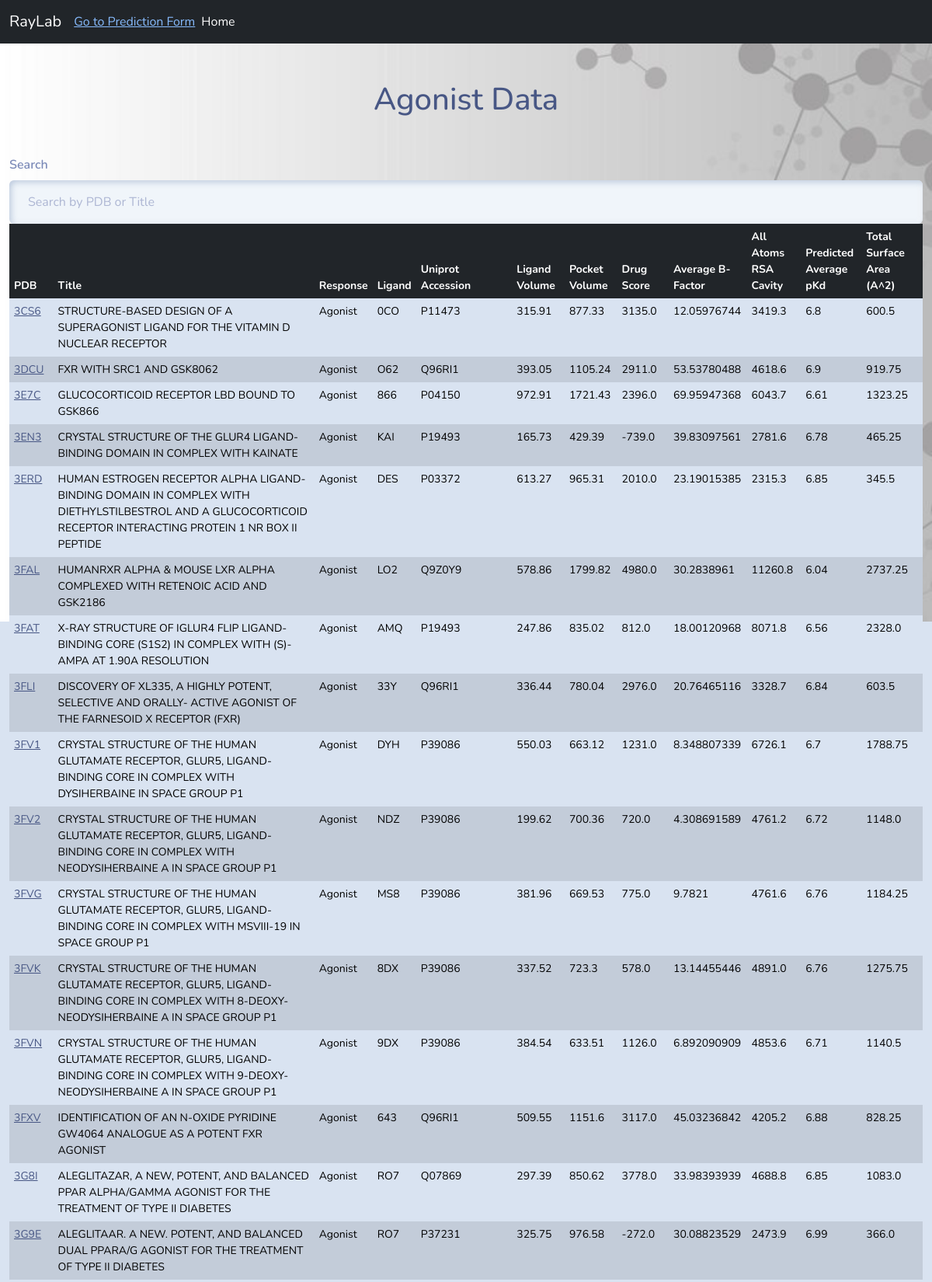
Page /agonist/?page=2 (upper part) on the committed database.
### agantapp/models.py (models this page shows, shortened)
class ProteinData(models.Model):
    PDB = models.CharField(max_length=100)
    Title = models.CharField(max_length=255)
    Response = models.CharField(max_length=255)
    Ligand = models.CharField(max_length=255)
    Uniprot_accession = models.CharField(max_length=255)
    Lig_vol = models.FloatField(null=True)
    Pock_vol = models.FloatField(null=True)
    DrugScore = models.FloatField(null=True)
    Average_B_Factor = models.FloatField(null=True)
    All_atoms_rsa_cavity = models.FloatField(null=True)
    Predicted_Average_pKd = models.FloatField(null=True)
    Total_Surface_Area = models.FloatField(null=True)

### agantapp/views.py (the view)
# urls.py: path('agonist/', views.agonist_view, name='agonist_view'),
def agonist_view(request):
    agonist_data = ProteinData.objects.filter(Response='Agonist')  # Replace 'Agonist' with your actual value for Response field
    paginator = Paginator(agonist_data, 150)  # Paginate by 150 items per page
    page_number = request.GET.get('page')
    page_obj = paginator.get_page(page_number)
    return render(request, 'agantapp/agonist_template.html', {'page_obj': page_obj})

### agantapp/templates/agantapp/agonist_template.html (shortened to what this page needs)
{% extends 'base.html' %}
{% block content %}
<div class="container-fluid mt-5">
    <h1 class="text-center mb-4">Agonist Data</h1>
    <div class="form-group">
        <label class="form-label mt-4" for="searchInput">Search</label>
        <input type="text" class="form-control" placeholder="Search by PDB or Title" id="searchInput">
    </div>
    <div class="table-responsive">
    <table class="table table-bordered custom-table-width" id="agonistTable">
        <thead class="thead-dark">
            <tr class="table-dark">
                <th>PDB</th>
                <th>Title</th>
                <th>Response</th>
                <th>Ligand</th>
                <th>Uniprot Accession</th>
                <th>Ligand Volume</th>
                <th>Pocket Volume</th>
                <th>Drug Score</th>
                <th>Average B-Factor</th>
                <th>All Atoms RSA Cavity</th>
                <th>Predicted Average pKd</th>
                <th>Total Surface Area (A^2)</th>
            </tr>
        </thead>
        <tbody>
            {% for entry in page_obj %}
            {% if forloop.counter|divisibleby:2 %}
            <tr class="table-active">
            {% else %}
            <tr>
            {% endif %}
                <td><a href="https://www.rcsb.org/structure/{{ entry.PDB }}" target="_blank">{{entry.PDB}}</a></td>
                <td>{{ entry.Title }}</td>
                <td>{{ entry.Response }}</td>
                <td>{{ entry.Ligand }}</td>
                <td>{{ entry.Uniprot_accession }}</td>
                <td>{{ entry.Lig_vol }}</td>
                <td>{{ entry.Pock_vol }}</td>
                <td>{{ entry.DrugScore }}</td>
                <td>{{ entry.Average_B_Factor }}</td>
                <td>{{ entry.All_atoms_rsa_cavity }}</td>
                <td>{{ entry.Predicted_Average_pKd }}</td>
                <td>{{ entry.Total_Surface_Area }}</td>
            </tr>
            {% empty %}
            <tr>
                <td colspan="12">No data available.</td>
            </tr>
            {% endfor %}
        </tbody>
    </table>
</div>
</div>
{% endblock %}

### agantapp/templates/agantapp/agonist_template.html (style rules this page uses)
.table td, .table th { font-size: 14px; padding: 6px; }
.custom-table-width { width: 100%; }

### rows in the picture
ProteinData: PDB "3CS6", Title "STRUCTURE-BASED DESIGN OF A SUPERAGONIST LIGAND FOR THE VITAMIN D NUCLEAR RECEPTOR", Response "Agonist", Ligand "0CO", Uniprot_accession "P11473", Lig_vol "315.91", Pock_vol "877.33", DrugScore "3135.0", Average_B_Factor "12.05976744", All_atoms_rsa_cavity "3419.3", Predicted_Average_pKd "6.8", Total_Surface_Area "600.5"
ProteinData: PDB "3DCU", Title "FXR WITH SRC1 AND GSK8062", Response "Agonist", Ligand "O62", Uniprot_accession "Q96RI1", Lig_vol "393.05", Pock_vol "1105.24", DrugScore "2911.0", Average_B_Factor "53.53780488", All_atoms_rsa_cavity "4618.6", Predicted_Average_pKd "6.9", Total_Surface_Area "919.75"
ProteinData: PDB "3E7C", Title "GLUCOCORTICOID RECEPTOR LBD BOUND TO GSK866", Response "Agonist", Ligand "866", Uniprot_accession "P04150", Lig_vol "972.91", Pock_vol "1721.43", DrugScore "2396.0", Average_B_Factor "69.95947368", All_atoms_rsa_cavity "6043.7", Predicted_Average_pKd "6.61", Total_Surface_Area "1323.25"
ProteinData: PDB "3EN3", Title "CRYSTAL STRUCTURE OF THE GLUR4 LIGAND-BINDING DOMAIN IN COMPLEX WITH KAINATE", Response "Agonist", Ligand "KAI", Uniprot_accession "P19493", Lig_vol "165.73", Pock_vol "429.39", DrugScore "-739.0", Average_B_Factor "39.83097561", All_atoms_rsa_cavity "2781.6", Predicted_Average_pKd "6.78", Total_Surface_Area "465.25"
ProteinData: PDB "3ERD", Title "HUMAN ESTROGEN RECEPTOR ALPHA LIGAND-BINDING DOMAIN IN COMPLEX WITH DIETHYLSTILBESTROL AND A GLUCOCORTICOID RECEPTOR INTERACTING PROTEIN 1 NR BOX II PEPTIDE", Response "Agonist", Ligand "DES", Uniprot_accession "P03372", Lig_vol "613.27", Pock_vol "965.31", DrugScore "2010.0", Average_B_Factor "23.19015385", All_atoms_rsa_cavity "2315.3", Predicted_Average_pKd "6.85", Total_Surface_Area "345.5"
ProteinData: PDB "3FAL", Title "HUMANRXR ALPHA & MOUSE LXR ALPHA COMPLEXED WITH RETENOIC ACID AND GSK2186", Response "Agonist", Ligand "LO2", Uniprot_accession "Q9Z0Y9", Lig_vol "578.86", Pock_vol "1799.82", DrugScore "4980.0", Average_B_Factor "30.2838961", All_atoms_rsa_cavity "11260.8", Predicted_Average_pKd "6.04", Total_Surface_Area "2737.25"
ProteinData: PDB "3FAT", Title "X-RAY STRUCTURE OF IGLUR4 FLIP LIGAND-BINDING CORE (S1S2) IN COMPLEX WITH (S)-AMPA AT 1.90A RESOLUTION", Response "Agonist", Ligand "AMQ", Uniprot_accession "P19493", Lig_vol "247.86", Pock_vol "835.02", DrugScore "812.0", Average_B_Factor "18.00120968", All_atoms_rsa_cavity "8071.8", Predicted_Average_pKd "6.56", Total_Surface_Area "2328.0"
ProteinData: PDB "3FLI", Title "DISCOVERY OF XL335, A HIGHLY POTENT, SELECTIVE AND ORALLY- ACTIVE AGONIST OF THE FARNESOID X RECEPTOR (FXR)", Response "Agonist", Ligand "33Y", Uniprot_accession "Q96RI1", Lig_vol "336.44", Pock_vol "780.04", DrugScore "2976.0", Average_B_Factor "20.76465116", All_atoms_rsa_cavity "3328.7", Predicted_Average_pKd "6.84", Total_Surface_Area "603.5"
ProteinData: PDB "3FV1", Title "CRYSTAL STRUCTURE OF THE HUMAN GLUTAMATE RECEPTOR, GLUR5, LIGAND- BINDING CORE IN COMPLEX WITH DYSIHERBAINE IN SPACE GROUP P1", Response "Agonist", Ligand "DYH", Uniprot_accession "P39086", Lig_vol "550.03", Pock_vol "663.12", DrugScore "1231.0", Average_B_Factor "8.348807339", All_atoms_rsa_cavity "6726.1", Predicted_Average_pKd "6.7", Total_Surface_Area "1788.75"
ProteinData: PDB "3FV2", Title "CRYSTAL STRUCTURE OF THE HUMAN GLUTAMATE RECEPTOR, GLUR5, LIGAND- BINDING CORE IN COMPLEX WITH NEODYSIHERBAINE A IN SPACE GROUP P1", Response "Agonist", Ligand "NDZ", Uniprot_accession "P39086", Lig_vol "199.62", Pock_vol "700.36", DrugScore "720.0", Average_B_Factor "4.308691589", All_atoms_rsa_cavity "4761.2", Predicted_Average_pKd "6.72", Total_Surface_Area "1148.0"
ProteinData: PDB "3FVG", Title "CRYSTAL STRUCTURE OF THE HUMAN GLUTAMATE RECEPTOR, GLUR5, LIGAND- BINDING CORE IN COMPLEX WITH MSVIII-19 IN SPACE GROUP P1", Response "Agonist", Ligand "MS8", Uniprot_accession "P39086", Lig_vol "381.96", Pock_vol "669.53", DrugScore "775.0", Average_B_Factor "9.7821", All_atoms_rsa_cavity "4761.6", Predicted_Average_pKd "6.76", Total_Surface_Area "1184.25"
ProteinData: PDB "3FVK", Title "CRYSTAL STRUCTURE OF THE HUMAN GLUTAMATE RECEPTOR, GLUR5, LIGAND- BINDING CORE IN COMPLEX WITH 8-DEOXY-NEODYSIHERBAINE A IN SPACE GROUP P1", Response "Agonist", Ligand "8DX", Uniprot_accession "P39086", Lig_vol "337.52", Pock_vol "723.3", DrugScore "578.0", Average_B_Factor "13.14455446", All_atoms_rsa_cavity "4891.0", Predicted_Average_pKd "6.76", Total_Surface_Area "1275.75"
ProteinData: PDB "3FVN", Title "CRYSTAL STRUCTURE OF THE HUMAN GLUTAMATE RECEPTOR, GLUR5, LIGAND- BINDING CORE IN COMPLEX WITH 9-DEOXY-NEODYSIHERBAINE A IN SPACE GROUP P1", Response "Agonist", Ligand "9DX", Uniprot_accession "P39086", Lig_vol "384.54", Pock_vol "633.51", DrugScore "1126.0", Average_B_Factor "6.892090909", All_atoms_rsa_cavity "4853.6", Predicted_Average_pKd "6.71", Total_Surface_Area "1140.5"
ProteinData: PDB "3FXV", Title "IDENTIFICATION OF AN N-OXIDE PYRIDINE GW4064 ANALOGUE AS A POTENT FXR AGONIST", Response "Agonist", Ligand "643", Uniprot_accession "Q96RI1", Lig_vol "509.55", Pock_vol "1151.6", DrugScore "3117.0", Average_B_Factor "45.03236842", All_atoms_rsa_cavity "4205.2", Predicted_Average_pKd "6.88", Total_Surface_Area "828.25"
ProteinData: PDB "3G8I", Title "ALEGLITAZAR, A NEW, POTENT, AND BALANCED PPAR ALPHA/GAMMA AGONIST FOR THE TREATMENT OF TYPE II DIABETES", Response "Agonist", Ligand "RO7", Uniprot_accession "Q07869", Lig_vol "297.39", Pock_vol "850.62", DrugScore "3778.0", Average_B_Factor "33.98393939", All_atoms_rsa_cavity "4688.8", Predicted_Average_pKd "6.85", Total_Surface_Area "1083.0"
ProteinData: PDB "3G9E", Title "ALEGLITAAR. A NEW. POTENT, AND BALANCED DUAL PPARA/G AGONIST FOR THE TREATMENT OF TYPE II DIABETES", Response "Agonist", Ligand "RO7", Uniprot_accession "P37231", Lig_vol "325.75", Pock_vol "976.58", DrugScore "-272.0", Average_B_Factor "30.08823529", All_atoms_rsa_cavity "2473.9", Predicted_Average_pKd "6.99", Total_Surface_Area "366.0"
